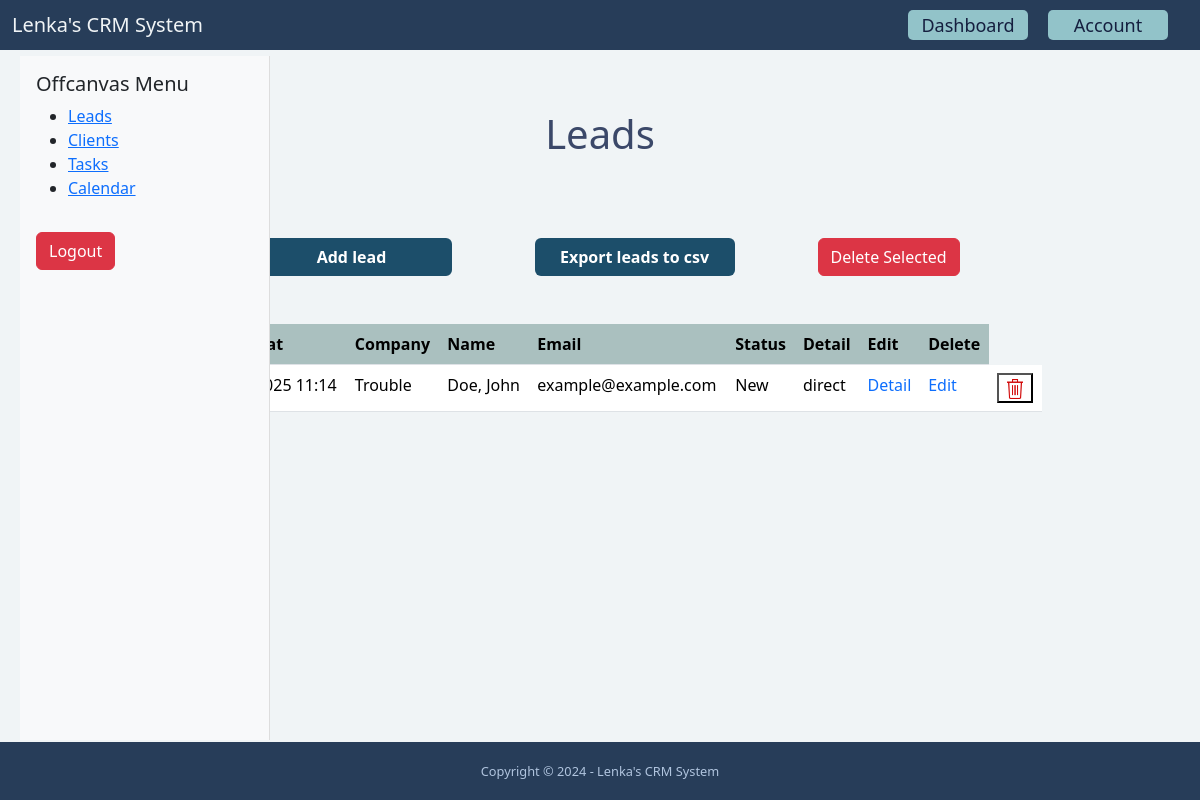
Before: /dashboard/leads/ (signed in) with the older database file.
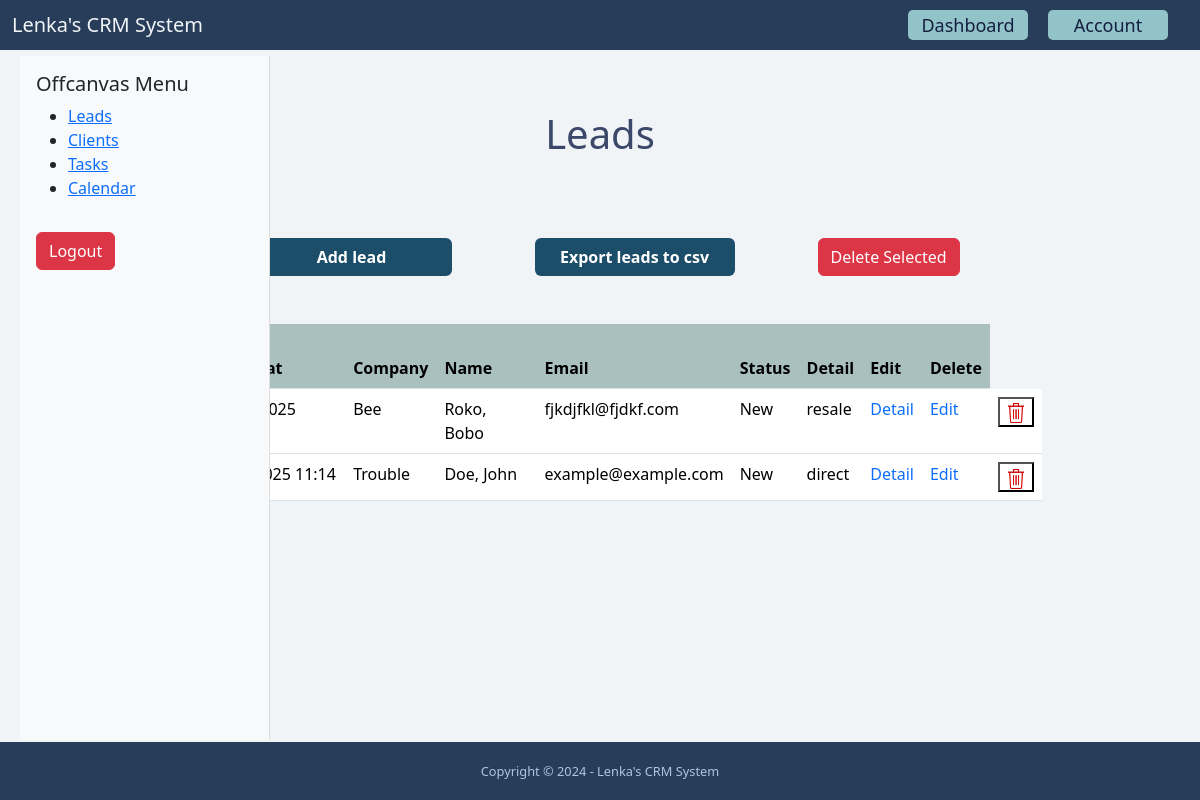
After: the same page with the newer database file.
### lead/models.py (models this page shows, shortened)
class Lead(models.Model):
    LOW = 'low'
    MEDIUM = 'medium'
    HIGH = 'high'
    CHOICES_PRIORITY = (
        (LOW, 'Low'),
        (MEDIUM, 'Medium'),
        (HIGH, 'High'),
    )
    NEW = 'new'
    CONTACTED = 'contacted'
    WON = 'won'
    LOST = 'lost'
    CHOICES_STATUS = (
        (NEW, 'New'),
        (CONTACTED, 'Contacted'),
        (WON, 'Won'),
        (LOST, 'Lost'),
    )
    resale = 'resale'
    direct = 'direct'
    STATUS = (
        (resale, 'Resale'),
        (direct, 'Direct'),
    )
    first_name = models.CharField(max_length=255)
    last_name = models.CharField(max_length=255)
    company = models.CharField(max_length=255, blank=True, null=True)
    status_sale = models.CharField(max_length=255, choices=STATUS, default='', blank=True, null=True)
    email = models.EmailField()
    phone = models.CharField(max_length=50)
    address = models.CharField(max_length=255, blank=True)
    city = models.CharField(max_length=255, blank=True)
    zipcode = models.CharField(max_length=255, blank=True)
    country = models.CharField(max_length=255, blank=True)
    description = models.TextField(blank=True)
    priority = models.CharField(max_length=255, choices=CHOICES_PRIORITY, default=MEDIUM)
    status = models.CharField(max_length=255, choices=CHOICES_STATUS, default=NEW)
    converted_to_client = models.BooleanField(default=False)
    created_at = models.DateTimeField(auto_now_add=True)
    created_by = models.ForeignKey(User, related_name='leads', on_delete=models.CASCADE)
    modified_at = models.DateTimeField(auto_now=True)
    class Meta:
        ordering = ['-created_at']

### lead/views.py (the view)
# urls.py: path("", LeadListView.as_view(), name="list"),
class LeadListView(ListView):
    model = Lead
    def get_queryset(self):
        queryset = super(LeadListView, self).get_queryset()
        return queryset.filter(created_by=self.request.user, converted_to_client=False)

### lead/templates/lead/lead_list.html (shortened to what the changed rows need)
{% extends 'base.html' %}
{% load static %}
{% block content %}
	<div class="container">
        <div class="row mx-lg-5 justify-content-center">
            <div class="col-lg-12">
                <div class="text-center">
                    <h1 class="px-5">Leads</h1>
                </div>
            </div>
        </div>
        <div class="row mt-lg-2 mx-lg-3 justify-content-center">
            <div class="col-lg-12">
                <div class="row my-lg-3 mx-lg-3 py-lg-4">
                    <form method="post" action="{% url 'lead:delete_bulk' %}">
                        <div class="row justify-content-center mt-lg-4 mx-lg-5">
                            <div class="col-lg-12 my-lg-3">
                                <table class="table">
                                    <thead class="th-custom">
                                        <tr>
                                            <th scope="col">
                                            </th>
                                            <th scope="col">Created at</th>
                                            <th scope="col">Company</th>
                                            <th scope="col">Name</th>
                                            <th scope="col">Email</th>
                                            <th scope="col">Status</th>
                                            <th scope="col">Detail</th>
                                            <th scope="col">Edit</th>
                                            <th scope="col">Delete</th>
                                        </tr>
                                    </thead>
                                    {% if object_list %}
                                        <tbody>
                                            {% for lead in object_list %}
                                                <tr>
                                                    <td>
                                                        <label>
                                                        </label>
                                                    </td>
                                                    <td>{{ lead.created_at|date:"M-d-Y H:i" }}</td>
                                                    <td>{{ lead.company }}</td>
                                                    <td>{{ lead.last_name }}, {{ lead.first_name }}</td>
                                                    <td>{{ lead.email }}</td>
                                                    <td>{{ lead.get_status_display }}</td>
                                                    <td>{{ lead.status_sale }}</td>
                                                    <td>
                                                        <a class="a-detail" href="{% url 'lead:detail' lead.pk %}">Detail</a>
                                                    </td>
                                                    <td>
                                                        <a class="edit" href="{% url 'lead:edit' lead.pk %}">Edit</a>
                                                    </td>
                                                    <td>
                                                        <button type="submit" class="delete-icon bg-transparent">
                                                            <img src="{% static 'lead/images/empty.png' %}"
                                                                 alt="empty"
                                                                 height="20">
                                                        </button>
                                                    </td>
                                                </tr>
                                            {% endfor %}
                                        </tbody>
                                    {% else %}
                                        <p>There are no clients in the database yet...</p>
                                    {% endif %}
                                </table>
                            </div>
                        </div>
                    </form>
                </div>
            </div>
        </div>
    </div>
{% endblock %}

Changed rows visible on the page:
added Lead: company "Bee", last_name "Roko", first_name "Bobo", email "fjkdjfkl@fjdkf.com", status "New", status_sale "resale"
